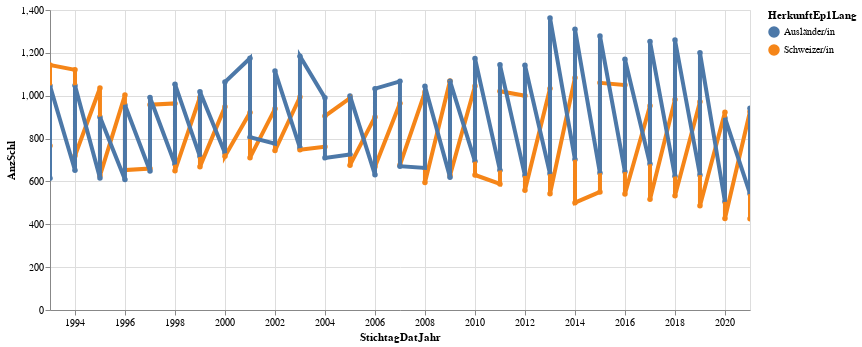

Notebook cell for this chart:
### Markdown cell above
**Comment:**

Seit 2022 kommt die Kombination der Möglichkeiten bei Ehepartnern nicht mehr vor. Dies muss selber gemacht werden und **fehlt hier noch**:

### Code cell
# df_statzonen = df_statzonen[(df_statzonen.knr>0) & (df_statzonen.qname!="Hirslanden")]
#mySelection[[mySelection.NationFHistLang =='Schweiz']]


highlight = alt.selection(type='single', on='mouseover',
                          fields=['HerkunftKomb'], nearest=True)
#x='date:StichtagDatJahr',
base = alt.Chart(data2betested).encode(
    x='StichtagDatJahr',
    y='AnzSchl',
    color='HerkunftEp1Lang'
)

points = base.mark_circle().encode(
    opacity=alt.value(2)
).add_selection(
    highlight
).properties(
    width=700 , height=300
)
lines = base.mark_line().encode(
    size=alt.condition(~highlight, alt.value(1.5), alt.value(4))
).interactive()

points + lines
